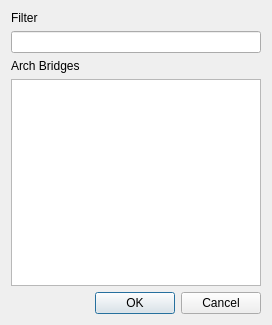
<?xml version="1.0" encoding="UTF-8"?>
<ui version="4.0">
 <class>ArchBridgeList</class>
 <widget class="QDialog" name="ArchBridgeList">
  <property name="geometry">
   <rect>
    <x>0</x>
    <y>0</y>
    <width>272</width>
    <height>325</height>
   </rect>
  </property>
  <property name="windowTitle">
   <string>Select a bridge to import</string>
  </property>
  <layout class="QVBoxLayout" name="verticalLayout">
   <item>
    <widget class="QLabel" name="label_2">
     <property name="text">
      <string>Filter</string>
     </property>
    </widget>
   </item>
   <item>
    <widget class="QLineEdit" name="leFilter">
     <property name="clearButtonEnabled">
      <bool>true</bool>
     </property>
    </widget>
   </item>
   <item>
    <widget class="QLabel" name="label">
     <property name="text">
      <string>Arch Bridges</string>
     </property>
    </widget>
   </item>
   <item>
    <widget class="QListWidget" name="lwBridges"/>
   </item>
   <item>
    <layout class="QHBoxLayout" name="horizontalLayout">
     <item>
      <spacer name="horizontalSpacer">
       <property name="orientation">
        <enum>Qt::Horizontal</enum>
       </property>
       <property name="sizeHint" stdset="0">
        <size>
         <width>40</width>
         <height>20</height>
        </size>
       </property>
      </spacer>
     </item>
     <item>
      <widget class="QPushButton" name="pbOk">
       <property name="text">
        <string>OK</string>
       </property>
      </widget>
     </item>
     <item>
      <widget class="QPushButton" name="pbCancel">
       <property name="text">
        <string>Cancel</string>
       </property>
      </widget>
     </item>
    </layout>
   </item>
  </layout>
 </widget>
 <resources/>
 <connections/>
</ui>
